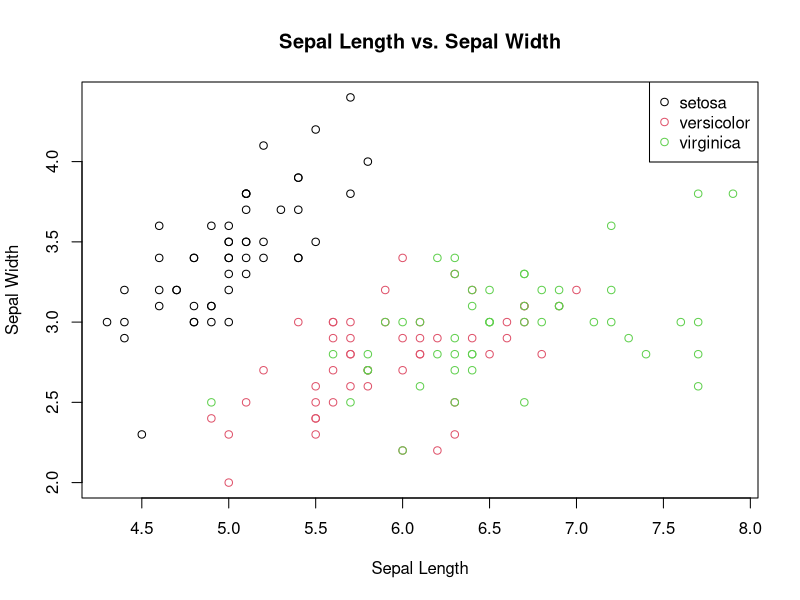

Reproduce this figure in R.
## ---- chunk 1
# Generate some random data
set.seed(123)
x <- rnorm(280)

# Summary statistics
summary(x)
## ---- chunk 2
# Load the iris dataset
data(iris)

# Scatter plot of iris dataset
plot(iris$Sepal.Length, iris$Sepal.Width, 
     main = "Sepal Length vs. Sepal Width",
     xlab = "Sepal Length", ylab = "Sepal Width", 
     col = iris$Species)
legend("topright", legend = levels(iris$Species), col = 1:3, pch = 1)
## ---- chunk 3
# Create a sample data frame
df <- data.frame(
  Name = c("Mike", "Asif", "Santiago"),
  Age = c(45, 22, 25),
  Country = c("USA", "Azerbaijan", "Spain")
)

# Display the data frame
knitr::kable(df, caption = "Sample Data")

